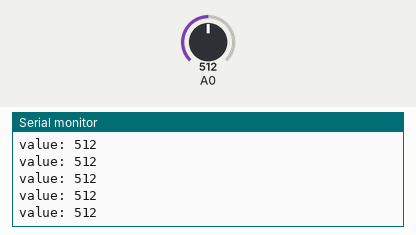
This sketch was run on a simulated Arduino Uno, built with avr-gcc and run on an emulated ATmega328P. Parts: the last lines printed to the serial monitor. The test bench sets the inputs (shaded band); at power-on: A0 = 512.

Above: at 1.2 s.
1.3 s: A0 set to 716
At 1.68 s:
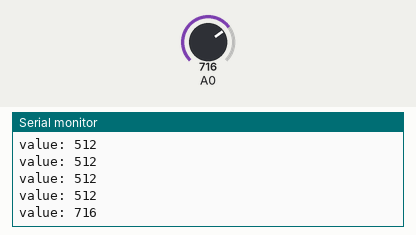
2.8 s: A0 set to 900
At 2.93 s:
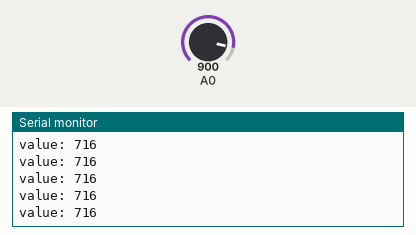
Timing chart, 0 to 5.8 s (numbered marks = the images above; inputs shaded):
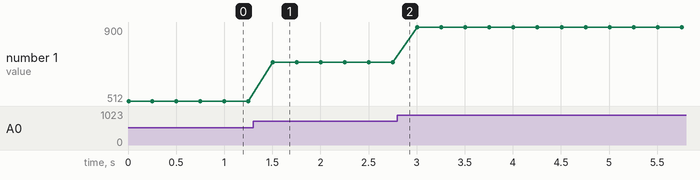

Measured:
- after the input at 1.3 s, the serial monitor: prints a new line after 0.20 s (image 1)
- plotted number 1: 512 → 716 after the input at 1.3 s, 716 → 900 after the input at 2.8 s

The sketch:

reed.ino
```cpp
void setup() {
  Serial.begin(9600);
  Serial.println("BEGIN");
  // put your setup code here, to run once:
  pinMode(4, INPUT);
}

void loop() {
  // put your main code here, to run repeatedly:
  int value = analogRead(A0);
  Serial.print("value: ");
  Serial.println(value);
  delay(250);
}
```
